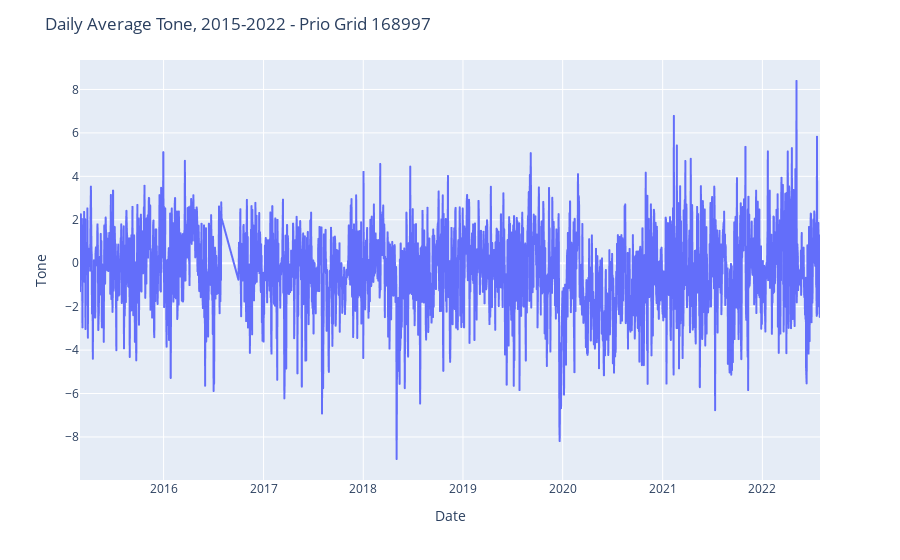

This figure's notebook cell:
### Code cell
plot_tone_plotly(df_tone, "Daily")

### Figure 1 — Plotly figure (JSON) as saved in the notebook; plotly's stock layout.template omitted (floating-point values rounded to 4 significant figures; data arrays with more than 128 entries replaced by an {"elided": "..."} marker saying what was removed)
{"data": [{"hovertemplate": "date=%{x}<br>tone_avg=%{y}<extra></extra>", "legendgroup": "", "line": {"color": "#636efa", "dash": "solid"}, "marker": {"symbol": "circle"}, "mode": "lines", "name": "", "showlegend": false, "type": "scattergl", "x": {"elided": "2647 str values"}, "xaxis": "x", "y": {"elided": "2647 float values"}, "yaxis": "y"}], "layout": {"autosize": true, "legend": {"tracegroupgap": 0}, "margin": {"t": 60}, "title": {"text": "Daily Average Tone, 2015-2022 - Prio Grid 168997"}, "xaxis": {"anchor": "y", "autorange": true, "domain": [0, 1], "range": ["2015-03-01", "2022-07-31"], "title": {"text": "Date"}, "type": "date"}, "yaxis": {"anchor": "x", "autorange": true, "domain": [0, 1], "range": [-9.982, 9.357], "title": {"text": "Tone"}, "type": "linear"}}}
